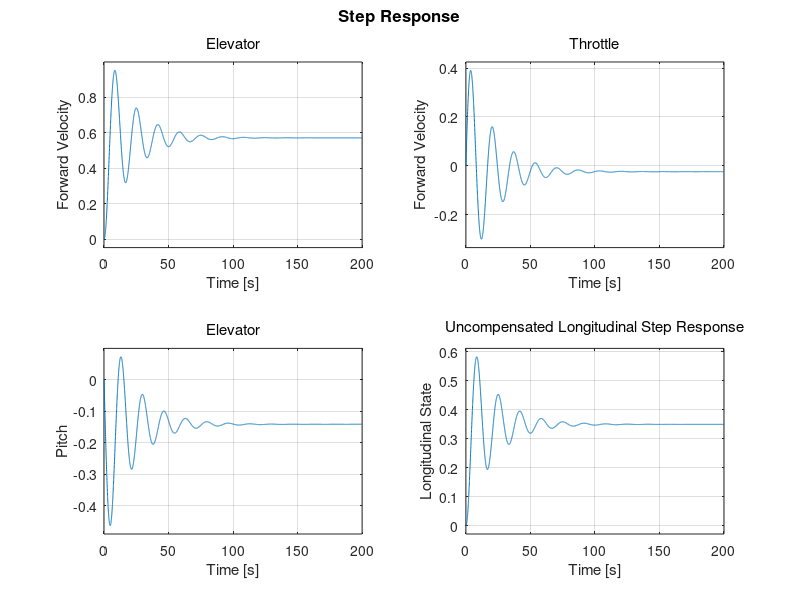

Here is the MATLAB script that generated this plot: (Note: this script raises an error after producing the figure.)
clc, clear all, close all
% Longitudinal states are: forward velocity (u), vertical velocity (w),
% pitch angle (theta), and pitch rate (q).
%
% Lateral states are: sideways velocity (v), roll rate(p), roll angle
% (phi), yaw rate (r).

%% Airplane Parameters
span = 3.067 ; %m
area = .6282 ; %m^2
chord = .208 ; %m
mass = 5.74 ; %kg
g = 9.81 ; %m/s^2
Ixx = 1.2009 ; %kg m^2
Iyy = .9318 ; %kg m^2
Izz = 2.0734 ; %kg m^2
Ixz = .0946 ; %kg m^2

%% Trim State
h = 1800 ; %m

%Longitudinal
Va = 18 ; %m/s
theta = .0515 ; %rad
u = 17.9762 ; %m/s
w = .9263 ; %m/s
q = 0 ;
delta_e = -.537 ; %rad
delta_t = 17.92 ; %percentage of max
du = 0 ;
dw = 0 ;
dq = 0 ;

%Lateral
delta_a = 0 ; %rad
delta_r = 0 ; %percentage of max
dv = 0 ;
dp = 0 ;
dr = 0 ;
v = 0 ; %m/s
p = 0 ; 
r = 0 ;
phi = 0 ;
B = 0 ;

% trim conditions for lon states: 
trim_lon_x = [17.9762 / 18; 0.9263; 0; 0.0515];
trim_lon_y = [17.9762 / 18; 0.0515];

%% Linear Model Parameters

%Force Parameters
Xu = -.1271 ; %s^-1
Xw = .6409 ; %s^-1
Xq = -.9106 ; %m/s
Yv = -.3714 ; %s^-1
Yp = .8254 ; %m/s
Yr = -17.6451 ; %m/s
Zu = -.07655 ; %s^-1
Zw = -6.3237 ; %s^-1
Zq = 16.9091 ; %m/s
X_delta_e = .0018 ; %m/s^2
X_delta_t = 3.3846 ; %m/s^2
Y_delta_a = -.0137 ; %m/s^2
Y_delta_r = .0556 ; %m/s^2
Z_delta_e = -.1234 ; %m/s^2

%Moment Parameters
Lv = -1.1467 ; %(m*s)^-1
Lp = -15.7093 ; %s^-1
Lr = 2.6774 ; %s^-1
Mu = .1090 ; %(m*s)^-1
Mw = -2.1148 ; %m*s)^-1
Mq = -3.2853 ; %s^-1
Nv = .6400 ; %(m*s)^-1
Np = -1.2356 ; %s^-1
Nr = -.5669 ; %s^-1
L_delta_a = -5.3580 ; %s^-2
L_delta_r = .0316 ; %s^-2
M_delta_e = -1.3996 ; %s^-2
N_delta_a = -.2566 ; %s^-2
N_delta_r = -.1309 ; %s^-2

%% State Space Matrices

A_lon = [Xu,    Xw/Va,  Xq/Va, -g*cos(theta)/Va; 
         Zu*Va,  Zw,      Zq,     -g*sin(theta); 
         Mu*Va,  Mw,      Mq,           0; 
         0,       0,       1,           0]  ;
A_lat = [Yv, Yp,   Yr,    g*cos(theta);
         Lv, Lp,   Lr,        0;
         Nv, Np,   Nr,        0;
         0,  1,   tan(theta), 0]  ;
B_lon = [X_delta_e/Va, X_delta_t/Va;
         Z_delta_e,         0      ;
         M_delta_e,         0      ;
            0,              0] ;
B_lat = [Y_delta_a, Y_delta_r;
         L_delta_a, L_delta_r;
         N_delta_a, N_delta_r;
             0,         0] ;
C_lon = [1, 0, 0, 0;
         0, 0, 0, 1] ;
C_lat = [1, 0, 0, 0;
         0, 0, 0, 1] ;
u_lon = [delta_e; delta_t] ;
u_lat = [delta_a; delta_r] ;
x_lon = [u/Va, w, q, theta]' ;
x_lat = [v, p, r, phi]' ;
ylon = [u/Va; theta] ;
ylat = [v; phi] ;
D = zeros(2,2) ;

states_lon = {'Forward Velocity' 'Vertical Velocity' 'Pitch Angular Velocity' 'Pitch Angle'};
inputs_lon = {'Elevator' 'Throttle'};
outputs_lon = {'Forward Velocity' 'Pitch'};
states_lat = {'Sideways Velocity' 'Roll Angular Velocity' 'Yaw Angular Velocity' 'Roll Angle'};
inputs_lat = {'Aileron' 'Rudder'};
outputs_lat = {'Sideways Velocity' 'Roll Angle'};
%% State Space Control

longitudinal = ss(A_lon, B_lon, C_lon, D, 'statename', states_lon, 'inputname', inputs_lon, 'outputname', outputs_lon) ;

poles_lon = eig(A_lon) ;

figure
step(longitudinal)
title('Uncompensated Longitudinal Step Response')
ylabel('Longitudinal State')
grid on

figure
bode(longitudinal)
title('Uncompensated Longitudinal Bode Response')
grid on

%% Proportional Control

% At this point we have a stable system for the longitudinal analysis.
% However, the poles are close enough to the origin that we'll move them anyway. 

%Controllability check
Co_lon = ctrb(A_lon,B_lon) ;
rank(Co_lon) ;
%Controllability matrix is full rank, and therefore is controllable. Now
%pick pole values st the lateral system dynamics are stable
poles_lon = eig(A_lon); k = 10;
corrected_poles_lon = [-1*k, -1*k, -.5*k, -.5*k] ;
[Kp_lon,prec,message] = place(A_lon,B_lon,corrected_poles_lon) %Kp_lon is proportional controller, prec is measurement of how closely eig(A-BKp) match specified pole location
A_lon_new = A_lon-B_lon*Kp_lon ;
sys_place = ss(A_lon_new,B_lon,C_lon,D,'statename', states_lon, 'inputname', inputs_lon, 'outputname', outputs_lon) ;

figure
step(sys_place)
grid on
title('Longitudinal Step Response')
ylabel('Longitudinal State')

figure
bode(sys_place)
title('Shifted Poles: Longitudinal Bode Response')
grid on

%% Feed Forward/Tracking Control
%We need to implement a control term s.t. the output can track the loop
%error from the input. This control should be s.t. u = kx+rF. The F term
%will allow y (output) to track r (input)


Z = [zeros(size(A_lon,1), size(B_lon,2)); eye(size(C_lon,1),size(C_lon,1))] ;
N = inv([A_lon, B_lon; C_lon, D])*Z ;
Nx = [N(1:size(A_lon,1),1:size(B_lon,2))] ;
Nu = [N((size(A_lon,1)+1):(size(A_lon,1)+size(C_lon,1)),1:size(B_lon,2))] ;
N_bar = Nu+Kp_lon*Nx ;


B_lon_new = B_lon*N_bar ;


sys_track = ss(A_lon_new,B_lon_new,C_lon,D,'statename', states_lon, 'inputname', inputs_lon, 'outputname', outputs_lon) ;
poles_lat_track = eig(A_lon-B_lon*Kp_lon) 

figure
step(sys_track)
grid on
title('Longitudinal Step Response with Reference Tracking')
ylabel('Longitudinal State')

figure
bode(sys_track)
title('Longitudinal Bode Response with Tracking')
grid on

%% Tuned Proportional Control Fast Response
fast_poles_lon = [-100 -100 -50 -50] ;
[Kp_lon_fast,prec,message] = place(A_lon,B_lon,fast_poles_lon) 

N_bar_fast = Nu+Kp_lon_fast*Nx ;

A_lon_fast = A_lon-B_lon*Kp_lon_fast ;
B_lon_fast = B_lon*N_bar_fast ;

sys_lon_fast = ss(A_lon_fast,B_lon_fast,C_lon,D,'statename', states_lon, 'inputname', inputs_lon, 'outputname', outputs_lon) ;
poles_lon_fast = eig(A_lon-B_lon*Kp_lon_fast)

figure
step(sys_lon_fast)
grid on
title('Lateral Step Response With Fast Poles')
ylabel('Lateral State')

figure
bode(sys_lon_fast)
title('Longitudinal Bode Response with Tracking')
grid on

%% Tuned Proportional Control Imaginary Poles
im_poles_lon = [-.5+j -.5-j -.950 -.950] ;
[Kp_lon_im,prec,message] = place(A_lon,B_lon,im_poles_lon) 

N_bar_im = Nu+Kp_lon_im*Nx ;
A_lon_im = A_lon-B_lat*Kp_lon_im ;
B_lon_im = B_lon*N_bar_im ;

sys_lon_im = ss(A_lon_im,B_lon_im,C_lon,D,'statename', states_lon, 'inputname', inputs_lon, 'outputname', outputs_lon) ;
poles_lon_im = eig(A_lon-B_lon*Kp_lon_im)

figure
step(sys_lon_im)
grid on
title('Lateral Step Response With Imaginary Poles')
ylabel('Lateral State')

figure
bode(sys_lon_im)
title('Longitudinal Bode Response with Tracking')
grid on

%% LQR Control - Changing Dynamics
% Prior control uses trial and error to tune gain. Now, let's use linear
% quadratic control to find optimal gain matrix to minimize \|\dot x \|^2.
% 
Q = A_lon_new'*A_lon_new
R = B_lon'*B_lon
N = 0.001*A_lon_new'*B_lon
[Kp_lqr, ARE, poles_lqr] = lqr(sys_place,Q,R,N)
% 
N_bar_lqr = Nu+Kp_lqr*Nx ;
A_lon_lqr = A_lon-B_lon*Kp_lqr ;
B_lon_lqr = B_lon*N_bar_lqr ;
% 
sys_lon_lqr = ss(A_lon_lqr,B_lon_lqr,C_lat,D,'statename', states_lon, 'inputname', inputs_lon, 'outputname', outputs_lon) ;
poles_lon_lqr = eig(A_lon_lqr)
% 
figure
step(sys_lon_lqr)
grid on
title('Longitudinal Step Response')
ylabel('Longitudinal State')

figure
bode(sys_lon_lqr)
title('Longitudinal Bode Response with Tracking using LQR')
grid on
%% LQR Tuner - choosing costs
%
Q = 200*eye(4) ; %The higher Q and lower R, better OS & rt
R = .02*eye(2) ;
N = 0 ;

[Kp_lqr_new, ARE_new, poles_lqr_new] = lqr(sys_place,Q,R,N)

N_bar_lqr_new = Nu+Kp_lqr_new*Nx ;
A_lon_lqr_new = A_lon-B_lon*Kp_lqr_new ;
B_lon_lqr_new = B_lon*N_bar_lqr_new ;

sys_lon_lqr_new = ss(A_lon_lqr_new,B_lon_lqr_new,C_lon,D,'statename', states_lon, 'inputname', inputs_lon, 'outputname', outputs_lon) ;
poles_lon_lqr_new = eig(A_lon_lqr_new)


figure
step(sys_lon_lqr_new)
grid on
title('Longitudinal Step Response')
ylabel('Longitudinal State')


figure
bode(sys_lon_lqr_new)
title('Longitudinal Bode Response with Tracking using LQR')
grid on

%% Plotting for checking trim conditions: 
xinit = x_dot_lon; t = linspace(0, 150, 10^3); tspan = [0, t(end)]; 
[t,x] = ode45(@sys_lon_control, tspan, xinit);
x_u = x(:, 1);
x_w = x(:, 2);
x_q = x(:, 3);
x_t = x(:, 4);  
plot_lon(t,x_u, x_t); 
%
figure;
step(longitudinal_new)
grid on
%% Functions
%
function dx = sys_lon_control(t, x)
% u and y are static, algebraic maps. So, we just need to integrate dx and
% then use its solution, x, to give the output map y. 
    global A_lon K_lon
    %
    A = A_lon; 
    B = [0.0001    0.1880;
        -0.1234         0;
        -1.3996         0;
         0         0]; 
    C = [1     0     0     0;
         0     0     0     1]; 
    D = [0     0;
         0     0];
    % K = K_lon;
    K = K_lon; % [K_lon(:,1), K_lon(:,2), zeros(2,1), zeros(2,1)];
    
    %
    G_lon = -C*(A-B*K)^-1*B; F= G_lon^-1; r = [0.9987; 0.0515];
    %
    u = -K*x + F*r;
    dx = A*x + B*u; 
end
%
function [x_u, x_w, x_q, x_t] = solver_RK4(xdot, t, yinit)
stepsize = t(2) - t(1);
m = length(yinit);
x = zeros(m, length(t) - 1);
x(:, 1) = yinit;
k1 = zeros(1, m); k2 = k1; k3 = k1; k4 = k1;
for ii=1:length(t)-1
    % calculate k values for T4
    k1 = xdot(t(ii),x(:, ii))';
    k2 = xdot(t(ii) + stepsize/2, x(:, ii) + (stepsize/2)*k1)';
    k3 = xdot(t(ii) + stepsize/2, x(:, ii) + (stepsize/2)*k2)';
    k4 = xdot(t(ii) + stepsize,x(:, ii) + stepsize*k3');
    T4 = (1/6)*(k1 + 2*k2 + 2*k3 + k4);
    x(:, ii+1) = x(:, ii) + stepsize*T4;
end
%
x_u = x(1, :);
x_w = x(2, :);
x_q = x(3, :);
x_t = x(4, :);  
end
%
function plot_lon(t,x_u, x_t)
figure; 
subplot(2,1,1)
plot(t, x_u);
hold on
title('Forward Velocity Normalized to Air Speed')
plot(t, (17.9762/18)*ones(numel(t),1),'LineStyle','--')
legend({'Forward Velocity','Forward Velocity Reference at Trim Conditions'})
hold off
grid on
subplot(2,1,2)
plot(t, x_t);
hold on
title('Pitch')
plot(t, 0.0515.*ones(numel(t),1),'LineStyle','--')
legend({'Pitch','Pitch Reference at Trim Conditions'})
grid on
hold off
end